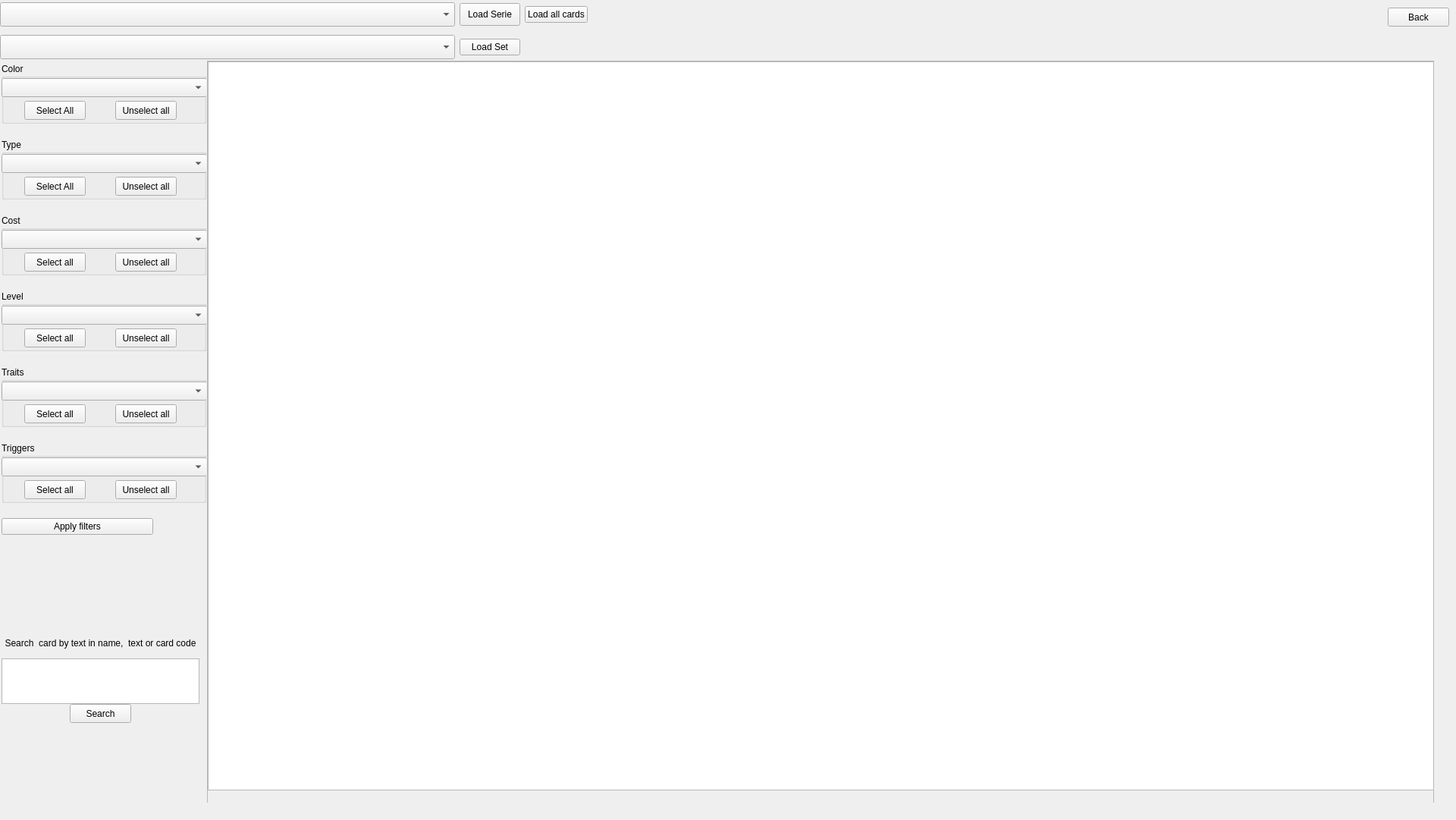
<?xml version="1.0" encoding="UTF-8"?>
<ui version="4.0">
 <class>cardlist</class>
 <widget class="QWidget" name="cardlist">
  <property name="geometry">
   <rect>
    <x>0</x>
    <y>0</y>
    <width>1920</width>
    <height>1081</height>
   </rect>
  </property>
  <property name="minimumSize">
   <size>
    <width>0</width>
    <height>300</height>
   </size>
  </property>
  <property name="windowTitle">
   <string>Form</string>
  </property>
  <widget class="QWidget" name="CardListWidget" native="true">
   <property name="enabled">
    <bool>true</bool>
   </property>
   <property name="geometry">
    <rect>
     <x>0</x>
     <y>0</y>
     <width>1920</width>
     <height>1058</height>
    </rect>
   </property>
   <widget class="QWidget" name="serieAndSetWidget" native="true">
    <property name="geometry">
     <rect>
      <x>0</x>
      <y>0</y>
      <width>851</width>
      <height>81</height>
     </rect>
    </property>
    <layout class="QVBoxLayout" name="SerieAndSet">
     <property name="leftMargin">
      <number>0</number>
     </property>
     <property name="topMargin">
      <number>0</number>
     </property>
     <property name="rightMargin">
      <number>0</number>
     </property>
     <property name="bottomMargin">
      <number>0</number>
     </property>
     <item>
      <widget class="QWidget" name="serieWidget_2" native="true">
       <layout class="QHBoxLayout" name="serieWidget">
        <property name="leftMargin">
         <number>0</number>
        </property>
        <property name="topMargin">
         <number>0</number>
        </property>
        <property name="rightMargin">
         <number>0</number>
        </property>
        <property name="bottomMargin">
         <number>0</number>
        </property>
        <item>
         <widget class="QComboBox" name="seriePickBox">
          <property name="minimumSize">
           <size>
            <width>600</width>
            <height>32</height>
           </size>
          </property>
          <property name="maximumSize">
           <size>
            <width>600</width>
            <height>32</height>
           </size>
          </property>
         </widget>
        </item>
        <item>
         <widget class="QPushButton" name="serieLoadButton">
          <property name="minimumSize">
           <size>
            <width>80</width>
            <height>30</height>
           </size>
          </property>
          <property name="maximumSize">
           <size>
            <width>80</width>
            <height>30</height>
           </size>
          </property>
          <property name="text">
           <string>Load Serie</string>
          </property>
         </widget>
        </item>
        <item>
         <widget class="QPushButton" name="serieLoadCardsButton">
          <property name="text">
           <string>Load all cards</string>
          </property>
         </widget>
        </item>
        <item>
         <spacer name="horizontalSpacer_2">
          <property name="orientation">
           <enum>Qt::Orientation::Horizontal</enum>
          </property>
          <property name="sizeHint" stdset="0">
           <size>
            <width>40</width>
            <height>20</height>
           </size>
          </property>
         </spacer>
        </item>
       </layout>
      </widget>
     </item>
     <item>
      <widget class="QWidget" name="setWidget_2" native="true">
       <layout class="QHBoxLayout" name="setWidget">
        <property name="leftMargin">
         <number>0</number>
        </property>
        <property name="topMargin">
         <number>0</number>
        </property>
        <property name="rightMargin">
         <number>0</number>
        </property>
        <property name="bottomMargin">
         <number>0</number>
        </property>
        <item>
         <widget class="QComboBox" name="setPickBox">
          <property name="minimumSize">
           <size>
            <width>600</width>
            <height>32</height>
           </size>
          </property>
          <property name="maximumSize">
           <size>
            <width>600</width>
            <height>32</height>
           </size>
          </property>
         </widget>
        </item>
        <item>
         <widget class="QPushButton" name="setLoadButton">
          <property name="text">
           <string>Load Set</string>
          </property>
         </widget>
        </item>
        <item>
         <spacer name="horizontalSpacer_3">
          <property name="orientation">
           <enum>Qt::Orientation::Horizontal</enum>
          </property>
          <property name="sizeHint" stdset="0">
           <size>
            <width>40</width>
            <height>20</height>
           </size>
          </property>
         </spacer>
        </item>
       </layout>
      </widget>
     </item>
    </layout>
   </widget>
   <widget class="QWidget" name="CardWholeAreaWidget_2" native="true">
    <property name="geometry">
     <rect>
      <x>0</x>
      <y>80</y>
      <width>1891</width>
      <height>1000</height>
     </rect>
    </property>
    <property name="layoutDirection">
     <enum>Qt::LayoutDirection::LeftToRight</enum>
    </property>
    <layout class="QHBoxLayout" name="CardWholeAreaWidget">
     <property name="spacing">
      <number>1</number>
     </property>
     <property name="leftMargin">
      <number>2</number>
     </property>
     <property name="topMargin">
      <number>0</number>
     </property>
     <property name="rightMargin">
      <number>0</number>
     </property>
     <property name="bottomMargin">
      <number>0</number>
     </property>
     <item>
      <layout class="QVBoxLayout" name="leftLayout">
       <property name="spacing">
        <number>20</number>
       </property>
       <property name="leftMargin">
        <number>0</number>
       </property>
       <property name="topMargin">
        <number>3</number>
       </property>
       <property name="rightMargin">
        <number>0</number>
       </property>
       <property name="bottomMargin">
        <number>0</number>
       </property>
       <item>
        <widget class="QGroupBox" name="groupBox_3">
         <property name="sizePolicy">
          <sizepolicy hsizetype="Preferred" vsizetype="Preferred">
           <horstretch>0</horstretch>
           <verstretch>0</verstretch>
          </sizepolicy>
         </property>
         <property name="minimumSize">
          <size>
           <width>0</width>
           <height>80</height>
          </size>
         </property>
         <property name="maximumSize">
          <size>
           <width>16777215</width>
           <height>80</height>
          </size>
         </property>
         <property name="title">
          <string>Color</string>
         </property>
         <property name="alignment">
          <set>Qt::AlignmentFlag::AlignLeading|Qt::AlignmentFlag::AlignLeft|Qt::AlignmentFlag::AlignTop</set>
         </property>
         <widget class="QComboBox" name="colorComboBox">
          <property name="geometry">
           <rect>
            <x>0</x>
            <y>20</y>
            <width>271</width>
            <height>25</height>
           </rect>
          </property>
         </widget>
         <widget class="QPushButton" name="selectAllColor">
          <property name="geometry">
           <rect>
            <x>30</x>
            <y>50</y>
            <width>81</width>
            <height>25</height>
           </rect>
          </property>
          <property name="text">
           <string>Select All</string>
          </property>
         </widget>
         <widget class="QPushButton" name="unselectAllColor">
          <property name="geometry">
           <rect>
            <x>150</x>
            <y>50</y>
            <width>81</width>
            <height>25</height>
           </rect>
          </property>
          <property name="text">
           <string>Unselect all</string>
          </property>
         </widget>
        </widget>
       </item>
       <item>
        <widget class="QGroupBox" name="groupBox_4">
         <property name="sizePolicy">
          <sizepolicy hsizetype="Preferred" vsizetype="Preferred">
           <horstretch>0</horstretch>
           <verstretch>0</verstretch>
          </sizepolicy>
         </property>
         <property name="minimumSize">
          <size>
           <width>0</width>
           <height>80</height>
          </size>
         </property>
         <property name="maximumSize">
          <size>
           <width>16777215</width>
           <height>80</height>
          </size>
         </property>
         <property name="title">
          <string>Type</string>
         </property>
         <property name="flat">
          <bool>false</bool>
         </property>
         <widget class="QComboBox" name="typeComboBox">
          <property name="geometry">
           <rect>
            <x>0</x>
            <y>20</y>
            <width>271</width>
            <height>25</height>
           </rect>
          </property>
         </widget>
         <widget class="QPushButton" name="selectAllType">
          <property name="geometry">
           <rect>
            <x>30</x>
            <y>50</y>
            <width>81</width>
            <height>25</height>
           </rect>
          </property>
          <property name="text">
           <string>Select All</string>
          </property>
         </widget>
         <widget class="QPushButton" name="unselectAllType">
          <property name="geometry">
           <rect>
            <x>150</x>
            <y>50</y>
            <width>81</width>
            <height>25</height>
           </rect>
          </property>
          <property name="text">
           <string>Unselect all</string>
          </property>
         </widget>
        </widget>
       </item>
       <item>
        <widget class="QGroupBox" name="groupBox">
         <property name="sizePolicy">
          <sizepolicy hsizetype="Preferred" vsizetype="Preferred">
           <horstretch>0</horstretch>
           <verstretch>0</verstretch>
          </sizepolicy>
         </property>
         <property name="minimumSize">
          <size>
           <width>0</width>
           <height>80</height>
          </size>
         </property>
         <property name="maximumSize">
          <size>
           <width>16777215</width>
           <height>80</height>
          </size>
         </property>
         <property name="title">
          <string>Cost</string>
         </property>
         <property name="flat">
          <bool>true</bool>
         </property>
         <widget class="QComboBox" name="costComboBox">
          <property name="geometry">
           <rect>
            <x>0</x>
            <y>20</y>
            <width>271</width>
            <height>25</height>
           </rect>
          </property>
         </widget>
         <widget class="QPushButton" name="selectAllCost">
          <property name="geometry">
           <rect>
            <x>30</x>
            <y>50</y>
            <width>81</width>
            <height>25</height>
           </rect>
          </property>
          <property name="text">
           <string>Select all</string>
          </property>
         </widget>
         <widget class="QPushButton" name="unselectAllCost">
          <property name="geometry">
           <rect>
            <x>150</x>
            <y>50</y>
            <width>81</width>
            <height>25</height>
           </rect>
          </property>
          <property name="text">
           <string>Unselect all</string>
          </property>
         </widget>
        </widget>
       </item>
       <item>
        <widget class="QGroupBox" name="groupBox_2">
         <property name="sizePolicy">
          <sizepolicy hsizetype="Preferred" vsizetype="Preferred">
           <horstretch>0</horstretch>
           <verstretch>0</verstretch>
          </sizepolicy>
         </property>
         <property name="minimumSize">
          <size>
           <width>0</width>
           <height>80</height>
          </size>
         </property>
         <property name="maximumSize">
          <size>
           <width>16777215</width>
           <height>80</height>
          </size>
         </property>
         <property name="title">
          <string>Level</string>
         </property>
         <property name="alignment">
          <set>Qt::AlignmentFlag::AlignLeading|Qt::AlignmentFlag::AlignLeft|Qt::AlignmentFlag::AlignTop</set>
         </property>
         <widget class="QComboBox" name="levelComboBox">
          <property name="geometry">
           <rect>
            <x>0</x>
            <y>20</y>
            <width>271</width>
            <height>25</height>
           </rect>
          </property>
         </widget>
         <widget class="QPushButton" name="selectAllLevel">
          <property name="geometry">
           <rect>
            <x>30</x>
            <y>50</y>
            <width>81</width>
            <height>25</height>
           </rect>
          </property>
          <property name="text">
           <string>Select all</string>
          </property>
         </widget>
         <widget class="QPushButton" name="unselectAllLevel">
          <property name="geometry">
           <rect>
            <x>150</x>
            <y>50</y>
            <width>81</width>
            <height>25</height>
           </rect>
          </property>
          <property name="text">
           <string>Unselect all</string>
          </property>
         </widget>
        </widget>
       </item>
       <item>
        <widget class="QGroupBox" name="groupBox_5">
         <property name="minimumSize">
          <size>
           <width>0</width>
           <height>80</height>
          </size>
         </property>
         <property name="maximumSize">
          <size>
           <width>16777215</width>
           <height>80</height>
          </size>
         </property>
         <property name="title">
          <string>Traits</string>
         </property>
         <widget class="QComboBox" name="traitComboBox">
          <property name="geometry">
           <rect>
            <x>0</x>
            <y>20</y>
            <width>271</width>
            <height>25</height>
           </rect>
          </property>
         </widget>
         <widget class="QPushButton" name="selectAllTrait">
          <property name="geometry">
           <rect>
            <x>30</x>
            <y>50</y>
            <width>81</width>
            <height>25</height>
           </rect>
          </property>
          <property name="text">
           <string>Select all</string>
          </property>
         </widget>
         <widget class="QPushButton" name="unselectAllTrait">
          <property name="geometry">
           <rect>
            <x>150</x>
            <y>50</y>
            <width>81</width>
            <height>25</height>
           </rect>
          </property>
          <property name="text">
           <string>Unselect all</string>
          </property>
         </widget>
        </widget>
       </item>
       <item>
        <widget class="QGroupBox" name="groupBox_6">
         <property name="minimumSize">
          <size>
           <width>0</width>
           <height>80</height>
          </size>
         </property>
         <property name="maximumSize">
          <size>
           <width>16777215</width>
           <height>80</height>
          </size>
         </property>
         <property name="title">
          <string>Triggers</string>
         </property>
         <widget class="QComboBox" name="triggersComboBox">
          <property name="geometry">
           <rect>
            <x>0</x>
            <y>20</y>
            <width>271</width>
            <height>25</height>
           </rect>
          </property>
         </widget>
         <widget class="QPushButton" name="selectAllTrigger">
          <property name="geometry">
           <rect>
            <x>30</x>
            <y>50</y>
            <width>81</width>
            <height>25</height>
           </rect>
          </property>
          <property name="text">
           <string>Select all</string>
          </property>
         </widget>
         <widget class="QPushButton" name="unselectAllTrigger">
          <property name="geometry">
           <rect>
            <x>150</x>
            <y>50</y>
            <width>81</width>
            <height>25</height>
           </rect>
          </property>
          <property name="text">
           <string>Unselect all</string>
          </property>
         </widget>
        </widget>
       </item>
       <item>
        <widget class="QPushButton" name="ApplyFiltersButton">
         <property name="minimumSize">
          <size>
           <width>200</width>
           <height>0</height>
          </size>
         </property>
         <property name="maximumSize">
          <size>
           <width>200</width>
           <height>16777215</height>
          </size>
         </property>
         <property name="text">
          <string>Apply filters</string>
         </property>
        </widget>
       </item>
       <item>
        <spacer name="verticalSpacer">
         <property name="orientation">
          <enum>Qt::Orientation::Vertical</enum>
         </property>
         <property name="sizeHint" stdset="0">
          <size>
           <width>20</width>
           <height>40</height>
          </size>
         </property>
        </spacer>
       </item>
       <item>
        <widget class="QWidget" name="searchWidget" native="true">
         <property name="minimumSize">
          <size>
           <width>270</width>
           <height>130</height>
          </size>
         </property>
         <widget class="QPushButton" name="searchButton">
          <property name="geometry">
           <rect>
            <x>90</x>
            <y>90</y>
            <width>81</width>
            <height>25</height>
           </rect>
          </property>
          <property name="text">
           <string>Search</string>
          </property>
         </widget>
         <widget class="QLabel" name="label">
          <property name="geometry">
           <rect>
            <x>0</x>
            <y>0</y>
            <width>261</width>
            <height>20</height>
           </rect>
          </property>
          <property name="text">
           <string>Search  card by text in name,  text or card code</string>
          </property>
          <property name="alignment">
           <set>Qt::AlignmentFlag::AlignCenter</set>
          </property>
         </widget>
         <widget class="QTextEdit" name="searchFilterEdit">
          <property name="geometry">
           <rect>
            <x>0</x>
            <y>30</y>
            <width>261</width>
            <height>60</height>
           </rect>
          </property>
          <property name="sizePolicy">
           <sizepolicy hsizetype="Preferred" vsizetype="Preferred">
            <horstretch>0</horstretch>
            <verstretch>0</verstretch>
           </sizepolicy>
          </property>
         </widget>
         <zorder>label</zorder>
         <zorder>searchFilterEdit</zorder>
         <zorder>searchButton</zorder>
        </widget>
       </item>
       <item>
        <spacer name="verticalSpacer_2">
         <property name="orientation">
          <enum>Qt::Orientation::Vertical</enum>
         </property>
         <property name="sizeHint" stdset="0">
          <size>
           <width>20</width>
           <height>40</height>
          </size>
         </property>
        </spacer>
       </item>
      </layout>
     </item>
     <item>
      <widget class="QScrollArea" name="scrollArea">
       <property name="widgetResizable">
        <bool>true</bool>
       </property>
       <widget class="QWidget" name="scrollAreaWidgetContents">
        <property name="geometry">
         <rect>
          <x>0</x>
          <y>0</y>
          <width>1614</width>
          <height>998</height>
         </rect>
        </property>
        <widget class="QListWidget" name="cardGridWidget_2">
         <property name="geometry">
          <rect>
           <x>0</x>
           <y>0</y>
           <width>1771</width>
           <height>961</height>
          </rect>
         </property>
        </widget>
       </widget>
      </widget>
     </item>
    </layout>
   </widget>
   <widget class="QPushButton" name="backButton">
    <property name="geometry">
     <rect>
      <x>1830</x>
      <y>10</y>
      <width>81</width>
      <height>25</height>
     </rect>
    </property>
    <property name="text">
     <string>Back</string>
    </property>
   </widget>
   <zorder>CardWholeAreaWidget_2</zorder>
   <zorder>serieAndSetWidget</zorder>
   <zorder>backButton</zorder>
  </widget>
 </widget>
 <resources/>
 <connections/>
</ui>
